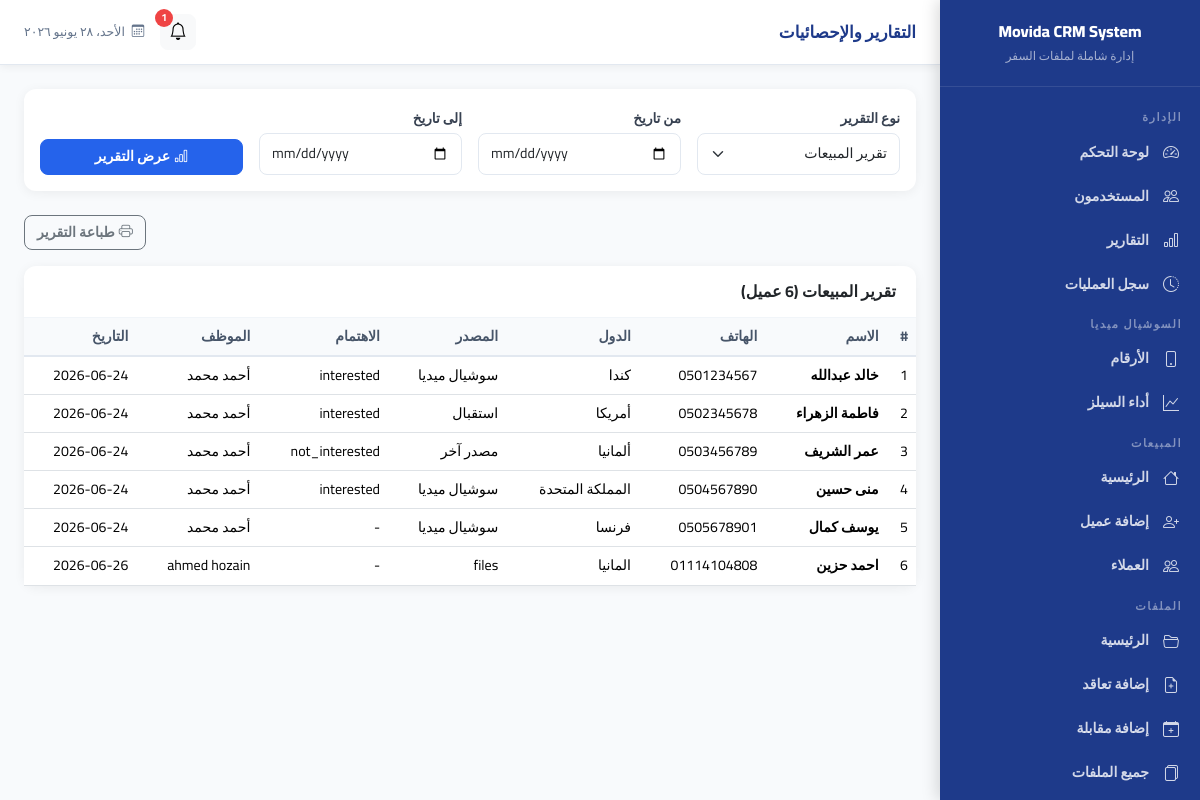
The page /admin/reports (signed in) on the database its author committed.
### models/customer.py (models this page shows)
class Customer(db.Model):
    __tablename__ = 'customers'
    id = db.Column(db.Integer, primary_key=True)
    phone = db.Column(db.String(20), nullable=False, index=True)
    full_name = db.Column(db.String(120), nullable=False)
    has_bank_statement = db.Column(db.Boolean, default=False)
    interest_level = db.Column(db.String(20), nullable=True)  # interested, not_interested
    interest_percentage = db.Column(db.Integer, nullable=True)
    not_interested_reason = db.Column(db.String(255), nullable=True)
    source = db.Column(db.String(30), nullable=False, default='social')  # social, reception, other
    source_detail = db.Column(db.String(100), nullable=True)
    social_number_id = db.Column(db.Integer, db.ForeignKey('social_numbers.id'), nullable=True)
    sales_employee_id = db.Column(db.Integer, db.ForeignKey('users.id'), nullable=False)
    interview_date = db.Column(db.DateTime, nullable=True)
    followup_date = db.Column(db.DateTime, nullable=True)
    notes = db.Column(db.Text, nullable=True)
    created_at = db.Column(db.DateTime, default=datetime.now)
    updated_at = db.Column(db.DateTime, default=datetime.now, onupdate=datetime.now)
    countries = db.relationship('CustomerCountry', backref='customer', lazy='dynamic', cascade='all, delete-orphan')
    followups = db.relationship('FollowUp', backref='customer', lazy='dynamic', cascade='all, delete-orphan')
    interviews = db.relationship('Interview', backref='customer', lazy='dynamic', cascade='all, delete-orphan')
    social_number = db.relationship('SocialNumber', backref='customer', uselist=False)
    def get_source_display(self):
        sources = {'social': 'سوشيال ميديا', 'reception': 'استقبال', 'other': 'مصدر آخر'}
        return sources.get(self.source, self.source)
    def get_countries_list(self):
        return [c.country for c in self.countries]

class CustomerCountry(db.Model):
    __tablename__ = 'customer_countries'
    id = db.Column(db.Integer, primary_key=True)
    customer_id = db.Column(db.Integer, db.ForeignKey('customers.id'), nullable=False)
    country = db.Column(db.String(100), nullable=False)

### models/user.py (models this page shows, shortened)
class User(UserMixin, db.Model):
    __tablename__ = 'users'
    id = db.Column(db.Integer, primary_key=True)
    username = db.Column(db.String(80), unique=True, nullable=False, index=True)
    password_hash = db.Column(db.String(255), nullable=False)
    full_name = db.Column(db.String(120), nullable=False)
    role = db.Column(db.String(20), nullable=False)  # admin, sales, social, files
    email = db.Column(db.String(120), unique=True, nullable=True)
    phone = db.Column(db.String(20), nullable=True)
    is_active = db.Column(db.Boolean, default=True)
    created_at = db.Column(db.DateTime, default=datetime.now)
    last_login = db.Column(db.DateTime, nullable=True)
    social_numbers = db.relationship('SocialNumber', backref='employee', lazy='dynamic', foreign_keys='SocialNumber.employee_id')
    customers = db.relationship('Customer', backref='sales_employee', lazy='dynamic', foreign_keys='Customer.sales_employee_id')
    logs = db.relationship('ActivityLog', backref='user', lazy='dynamic')
    def get_role_display(self):
        roles = {'admin': 'مدير', 'sales': 'موظف مبيعات', 'social': 'موظف سوشيال ميديا', 'files': 'موظف ملفات'}
        return roles.get(self.role, self.role)

### routes/admin.py (the view, shortened to what this page needs)
@admin_bp.route('/reports')
@admin_required
def reports():
    from_date_str = request.args.get('from_date', '')
    to_date_str = request.args.get('to_date', '')
    report_type = request.args.get('type', 'sales')
    from_date = datetime.strptime(from_date_str, '%Y-%m-%d') if from_date_str else None
    to_date = datetime.strptime(to_date_str, '%Y-%m-%d') if to_date_str else None
    data = {}
    sales_users = User.query.filter_by(role='sales', is_active=True).order_by(User.full_name).all()
    if report_type == 'sales':
        q = Customer.query
        if from_date:
            q = q.filter(Customer.created_at >= from_date)
        if to_date:
            q = q.filter(Customer.created_at <= to_date)
        data['customers'] = q.all()
    return render_template('admin/reports.html',
        data=data, report_type=report_type,
        from_date=from_date_str, to_date=to_date_str
    )

### routes/admin.py (called while the page is built)
def admin_required(f):
    @wraps(f)
    def decorated(*args, **kwargs):
        if current_user.role != 'admin':
            flash('هذه الصفحة للمديرين فقط', 'danger')
            return redirect(url_for('auth.dashboard'))
        return f(*args, **kwargs)
    return login_required(decorated)

### templates/admin/reports.html (shortened to what this page needs)
{% extends 'base.html' %}
{% block page_title %}التقارير والإحصائيات{% endblock %}
{% block content %}
<div class="card mb-4">
    <div class="card-body">
        <form method="GET" class="row g-3 align-items-end">
            <div class="col-md-3">
                <label class="form-label fw-bold">نوع التقرير</label>
                <select name="type" id="reportTypeSelect" class="form-select">
                    <option value="sales" {{ 'selected' if report_type == 'sales' else '' }}>تقرير المبيعات</option>
                </select>
            </div>
            <div class="col-md-3">
                <label class="form-label fw-bold">من تاريخ</label>
                <input type="date" name="from_date" class="form-control" value="{{ from_date }}">
            </div>
            <div class="col-md-3">
                <label class="form-label fw-bold">إلى تاريخ</label>
                <input type="date" name="to_date" class="form-control" value="{{ to_date }}">
            </div>
            <div class="col-md-3">
                <button type="submit" class="btn btn-primary w-100"><i class="bi bi-bar-chart me-1"></i>عرض التقرير</button>
            </div>
        </form>
    </div>
</div>
<div class="d-flex justify-content-end mb-3 no-print">
    <button class="btn btn-outline-secondary" onclick="window.print();"><i class="bi bi-printer me-1"></i>طباعة التقرير</button>
</div>
<div id="printable-report">
{% if report_type == 'sales' and data.customers is defined %}
<div class="card">
    <div class="card-header d-flex justify-content-between align-items-center">
        <h6 class="mb-0 fw-bold">تقرير المبيعات ({{ data.customers|length }} عميل)</h6>
    </div>
    <div class="card-body p-0">
        <div class="table-responsive">
            <table class="table table-hover mb-0">
                <thead><tr><th>#</th><th>الاسم</th><th>الهاتف</th><th>الدول</th><th>المصدر</th><th>الاهتمام</th><th>الموظف</th><th>التاريخ</th></tr></thead>
                <tbody>
                    {% for c in data.customers %}
                    <tr>
                        <td>{{ loop.index }}</td>
                        <td class="fw-bold">{{ c.full_name }}</td>
                        <td>{{ c.phone }}</td>
                        <td>{{ c.get_countries_list()|join(', ') or '-' }}</td>
                        <td>{{ c.get_source_display() }}</td>
                        <td>{{ c.interest_level or '-' }}</td>
                        <td>{{ c.sales_employee.full_name }}</td>
                        <td>{{ c.created_at.strftime('%Y-%m-%d') }}</td>
                    </tr>
                    {% else %}<tr><td colspan="8" class="text-center py-4 text-muted">لا توجد بيانات</td></tr>{% endfor %}
                </tbody>
            </table>
        </div>
    </div>
</div>
{% endif %}
{% endblock %}

### templates/base.html (style rules this page uses)
:root { --primary: #1E3A8A; --secondary: #2563EB; --success: #10B981; --warning: #F59E0B; --danger: #EF4444; --bg: #F8FAFC; --card-bg: #FFFFFF; --sidebar-width: 260px; --topbar-height: 65px; }
* { font-family: 'Cairo', sans-serif; }
body { background: var(--bg); margin: 0; }
.card { border: none; border-radius: 12px; box-shadow: 0 2px 12px rgba(0,0,0,0.06); }
.card-header { background: transparent; border-bottom: 1px solid #F1F5F9; padding: 16px 20px; }
.table { font-size: 0.88rem; }
.table thead th { background: #F8FAFC; color: #475569; font-weight: 700; border-bottom: 2px solid #E2E8F0; }
.btn { border-radius: 8px; font-weight: 600; font-size: 0.88rem; }
.btn-primary { background: var(--secondary); border-color: var(--secondary); }
.form-control, .form-select { border-radius: 8px; border: 1.5px solid #E2E8F0; font-size: 0.88rem; padding: 9px 12px; }
.form-label { font-weight: 600; font-size: 0.85rem; color: #374151; margin-bottom: 5px; }

### rows shown on the page
Customer: full_name "خالد عبدالله", phone "0501234567", get_countries_list "كندا", source "سوشيال ميديا", interest_level "interested", sales_employee.full_name "أحمد محمد", created_at "2026-06-24"
Customer: full_name "فاطمة الزهراء", phone "0502345678", get_countries_list "أمريكا", source "استقبال", interest_level "interested", sales_employee.full_name "أحمد محمد", created_at "2026-06-24"
Customer: full_name "عمر الشريف", phone "0503456789", get_countries_list "ألمانيا", source "مصدر آخر", interest_level "not_interested", sales_employee.full_name "أحمد محمد", created_at "2026-06-24"
Customer: full_name "منى حسين", phone "0504567890", get_countries_list "المملكة المتحدة", source "سوشيال ميديا", interest_level "interested", sales_employee.full_name "أحمد محمد", created_at "2026-06-24"
Customer: full_name "يوسف كمال", phone "0505678901", get_countries_list "فرنسا", source "سوشيال ميديا", interest_level "-", sales_employee.full_name "أحمد محمد", created_at "2026-06-24"
Customer: full_name "احمد حزين", phone "01114104808", get_countries_list "المانيا", source "files", interest_level "-", sales_employee.full_name "ahmed hozain", created_at "2026-06-26"

### other values the page prints
{{ notif_count }} "1"
